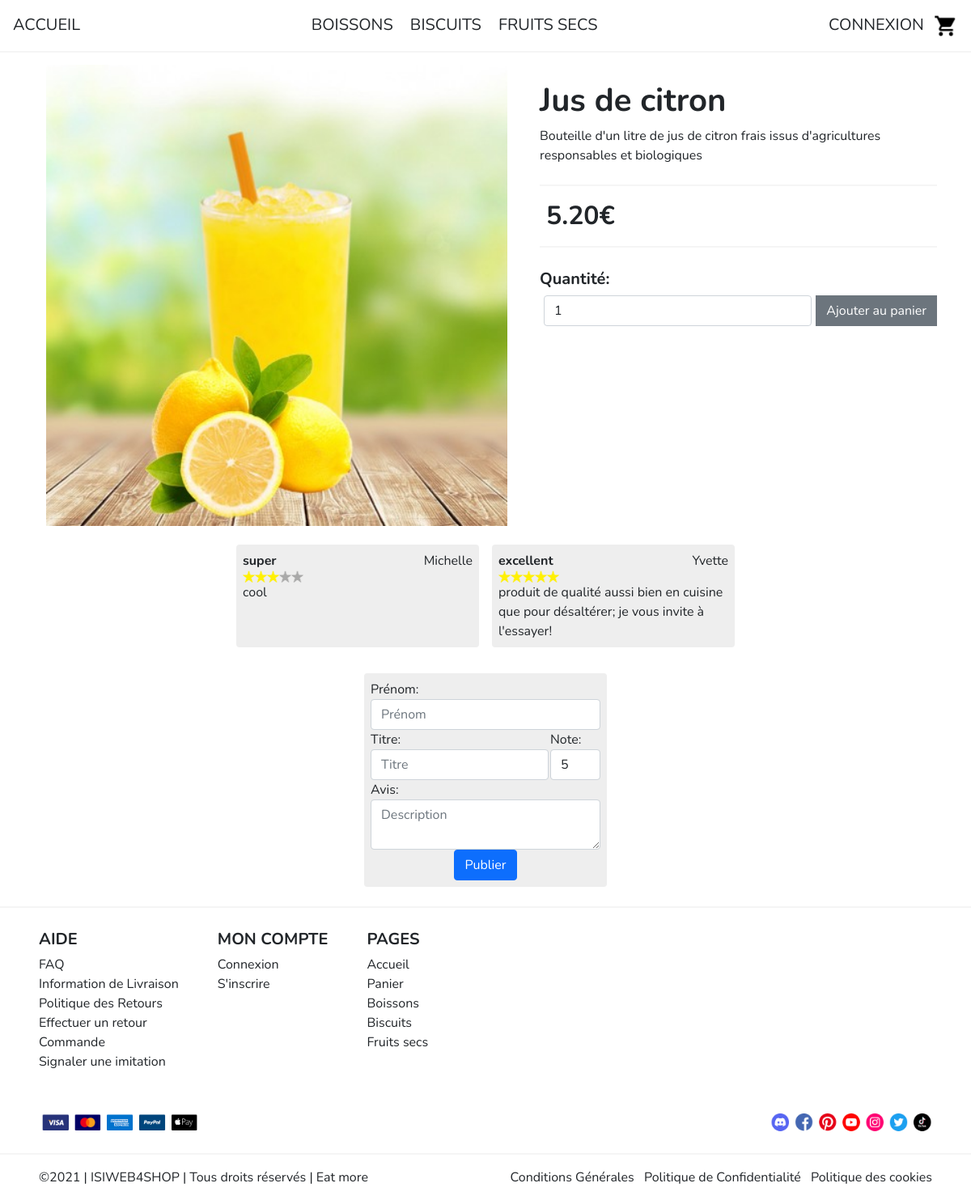
The app's page /index.php?page=product&product=13 with its own data.
### tables this page shows
CREATE TABLE `categories` (
  `id` tinyint(4) NOT NULL,
  `name` varchar(100) NOT NULL
);

CREATE TABLE `products` (
  `id` int(11) NOT NULL,
  `cat_id` tinyint(4) NOT NULL,
  `name` varchar(150) NOT NULL,
  `description` text NOT NULL,
  `image` varchar(30) NOT NULL,
  `price` decimal(5,2) NOT NULL,
  `quantity` int(3) NOT NULL
);

CREATE TABLE `reviews` (
  `id_product` int(2) NOT NULL,
  `name_user` varchar(50) NOT NULL,
  `stars` int(1) NOT NULL,
  `title` varchar(50) NOT NULL,
  `description` varchar(150) NOT NULL
);

### index.php (called while the page is built, shortened)
<?php
if(isset($_GET['page']))
{
	$page = htmlspecialchars($_GET['page']);
}
else
$page="home";
require_once(PATH_CONTROLLERS.$page.'.php');
?>

### models/m_navbar.php (called while the page is built)
<?php
try {
	$bdd = new PDO('mysql:host=' . BD_HOST . '; dbname=' . BD_DBNAME . '; charset=utf8', BD_USER, BD_PWD);
	$bdd->setAttribute(PDO::ATTR_ERRMODE, PDO::ERRMODE_EXCEPTION);
} catch (PDOException $e) {
	if (DEBUG)
		die('Erreur : ' . $e->getMessage());
	$alert = 'connexion à la base de données';
}
$requete = "SELECT * FROM categories";
$donnees = array();
try {
	$query = $bdd->prepare($requete);
	$query->execute($donnees);
	$resultatsCategories = $query->fetchAll();
} catch (PDOException $e)
{
	if (DEBUG) die('Erreur : ' . $e->getMessage());
}

### models/m_product.php (called while the page is built)
<?php
try {
	$bdd = new PDO('mysql:host=' . BD_HOST . '; dbname=' . BD_DBNAME . '; charset=utf8', BD_USER, BD_PWD);
	$bdd->setAttribute(PDO::ATTR_ERRMODE, PDO::ERRMODE_EXCEPTION);
} catch (PDOException $e) {
	if (DEBUG)
		die('Erreur : ' . $e->getMessage());
	$alert = 'connexion à la base de données';
}
$requete = "SELECT * FROM products WHERE id = ?";
$donnees = array(
	$productId,
);
try {
	$query = $bdd->prepare($requete);
	$query->execute($donnees);
	if(!($resultProduct = $query->fetch(PDO::FETCH_ASSOC))){
		header("Location: ./index.php?page=404");
	}
} catch (PDOException $e)
{
	if (DEBUG) die('Erreur : ' . $e->getMessage());
}
$requete = "SELECT * FROM reviews WHERE id_product = ?";
$donnees = array(
	$productId,
);
try {
	$query = $bdd->prepare($requete);
	$query->execute($donnees);
	$reviewProduct = $query->fetchAll();
} catch (PDOException $e)
{
	if (DEBUG) die('Erreur : ' . $e->getMessage());
}

### views/v_product.php (the view, shortened to what this page needs)
<?php require_once(PATH_VIEWS . 'navbar.php'); ?>
<div class="container" id="product">
    <img src="<?= PATH_IMAGES . $resultProduct["image"] ?>" alt="">
    <div>
        <h1><b><?= $resultProduct["name"] ?></b></h1>
        <p class="pe-5"><?= $resultProduct["description"] ?></p>
        <div class="divider mt-4"></div>
        <p class="fs-2 fw-bolder p-2"><?= $resultProduct["price"] ?>€</p>
        <div class="divider mb-4"></div>
        <form class="d-flex flex-column" action="index.php?page=cart&add=true&product=<?= $resultProduct["id"] ?>" method="POST">
            <label class="fs-5 fw-bolder" for="quantity">Quantité:</label>
            <div class="d-flex m-0">
                <input class="form-control" name="quantity" id="quantity" type="number" value="1" min="1">
                <input class="btn btn-secondary" type="submit" value="Ajouter au panier">
            </div>
        </form>
    </div>
</div>
<div class="d-flex justify-content-center flex-wrap">
<?php
foreach($reviewProduct as $review){
    ?>
<div class="bg-grey m-2 p-2 rounded w-25">
<div class="d-flex justify-content-between">
    <p class="fw-bolder"><?=$review['title']?></p>
    <p><?=$review['name_user']?></p>
</div>
<div class="d-flex ">
    <?php
    for($i = 0; $i<$review['stars']; $i++) { ?>
        <img class="review-stars" src="<?= PATH_IMAGES."review_star.png"?>" alt="">
    <?php }
    for($i = 0; $i<5-$review['stars']; $i++) { ?>
        <img class="review-stars" src="<?= PATH_IMAGES."review_gray.png"?>" alt="">
    <?php } ?>
    </div>
<p><?=$review['description']?></p>
</div>
<?php
}
?>
</div>
<div class="d-flex justify-content-center">
    <form class="bg-grey w-25 d-flex flex-column rounded p-2 m-4" action="index.php?page=addReview&product=<?=$productId?>" method="POST">
        <label>Prénom: <input type="text" name="name" class="form-control" placeholder="Prénom" required></label>
        <div class="form-group d-flex justify-content-between">
            <label>Titre: <input type="text"  class="form-control" name="title" placeholder="Titre" required></label>
            <label>Note: <input type="number"  class="form-control" name="stars" value=5 min=1 max=5 required></label>
        </div>
        <label >Avis: <textarea name="review" class="form-control" placeholder="Description" required></textarea></label>
        <div class="form-group align-self-center">
            <button type="submit" class="btn btn-primary rounded">Publier</button>
        </div>
    </form>
</div>
<?php require_once(PATH_VIEWS . 'footer.php'); ?>

### views/v_navbar.php
<div class="d-flex justify-content-between p-3 bg-white menu">
    <a href="index.php?page=home" class="fs-5">ACCUEIL</a>
    <div class="categories">
        <?php foreach ($resultatsCategories as $categorie) { ?>
            <a class="fs-5 ms-2 me-2" href="<?= 'index.php?page=products&category=' . $categorie['id'] ?>"> <?= strtoupper($categorie['name']) ?> </a>
        <?php
        } ?>
    </div>
    <div >
        <?php
        if ($_SESSION['connected'] == true) { ?>
            <p class="fs-5">Bonjour <?= $_SESSION['name'] ?></p>
            <a href="index.php?page=logout">SE DÉCONNECTER</a>
        <?php
        } else { ?>
            <a class="fs-5" href="index.php?page=account">CONNEXION</a>
        <?php
        }
        ?>
        <a class="fs-5 ms-2" href="index.php?page=cart"><img class="cartImg" alt="" src="<?=PATH_IMAGES?>cart.png"></a>
    </div>
</div>
<div class="divider"></div>

### views/v_footer.php
</div>
<footer>
	<div class="divider "></div>
	<div class="ms-5 me-5 mt-4">
		<div class="d-flex">
			<div class="d-flex flex-column me-5">
				<p class="fs-5 fw-bolder mb-1">AIDE</p>
				<a href="">FAQ</a>
				<a href="">Information de Livraison</a>
				<a href="">Politique des Retours</a>
				<a href="">Effectuer un retour</a>
				<a href="">Commande</a>
				<a href="">Signaler une imitation</a>
			</div>
			<div class="d-flex flex-column me-5">
				<p class="fs-5 fw-bolder mb-1">MON COMPTE</p>
				<a href="index.php?page=account">Connexion</a>
				<a href="index.php?page=createAccount">S'inscrire</a>
			</div>
			<div class="d-flex flex-column">
				<p class="fs-5 fw-bolder mb-1">PAGES</p>
				<a href="index.php?page=home">Accueil</a>
				<a href="index.php?page=cart">Panier</a>
				<?php foreach ($resultatsCategories as $categorie) { ?>
					<a href="<?= 'index.php?page=products&category=' . $categorie['id'] ?>"> <?= ucfirst($categorie['name']) ?> </a>
				<?php
				} ?>
			</div>
		</div>
		<div class="d-flex justify-content-between mt-5 mb-4">
			<img src="<?= PATH_IMAGES . "creditCard.png" ?>" alt="">
			<img src="<?= PATH_IMAGES . "network.png" ?>" alt="">
		</div>
	</div>
	<div class="divider mt-2 mb-3 "></div>
	<div class="d-flex justify-content-between ms-5 me-5 mt-2 pb-3">
		<p>©2021 | ISIWEB4SHOP | Tous droits réservés | Eat more</p>
		<div>
			<a class="me-2" href="">Conditions Générales</a>
			<a class="me-2" href="">Politique de Confidentialité</a>
			<a href="">Politique des cookies</a>
		</div>
	</div>
</footer>
</body>
</html>

### assets/css/styles.css (style rules this page uses)
.categories a { position: relative; }
.categories a:after { position: absolute; bottom: 0; left: 0; right: 0; margin: auto; width: 0%; content: '.'; color: transparent; background: linear-gradient(90deg,#ffdda5,#c28d46); height: 1px; transition: all .5S; }
* { padding: 0; margin: 0; font-family: Nunito; }
p { margin : 0px; }
html, body { margin:0px; height:100%; }
.divider { background-color: #f5f5f5; height: 2px; }
.bg-grey { background-color: #EEEEEE; }
a { color:inherit; }
a:link { text-decoration: none; }
.review-stars { width: 15px; height: 15px; }
.cartImg { width: 30px; height: 30px; }
#product { display: flex; }
#product img { height: 600px; width: 600px; padding: 15px; }
#product div { margin-left: 20px; margin-top: 30px; }
#product div > * { margin-left: 5px; margin-top: 5px; }
footer img { width: 200px; }

### records on screen
categories: name "BOISSONS", name "Boissons"
categories: name "BISCUITS", name "Biscuits"
categories: name "FRUITS SECS", name "Fruits secs"
products: image (picture), name "Jus de citron", description "Bouteille d'un litre de jus de citron frais issus d'agricultures responsables et biologiques", price "5.20"
reviews: title "super", name_user "Michelle", stars 3 (drawn), description "cool"
reviews: title "excellent", name_user "Yvette", stars 5 (drawn), description "produit de qualité aussi bien en cuisine que pour désaltérer; je vous invite à l'essayer!"
